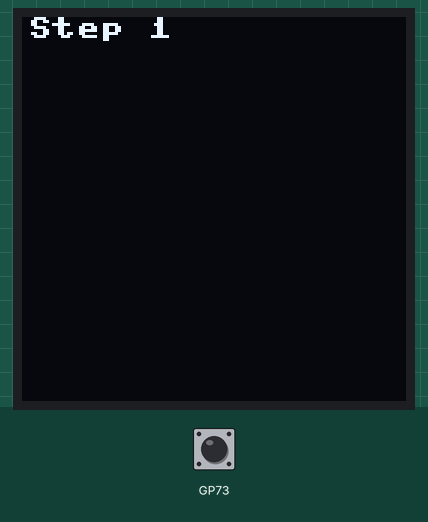
A program run on a simulated Raspberry Pi Pico running MicroPython. Shown: 128×128 one-colour display. Library files of the repository ran but are not shown: sh1107.py; what the program prints to the serial console is not drawn. At 3.9 s the program stops and its outputs stay as they are.

Above: at 0.2 s.
At 1.8 s:
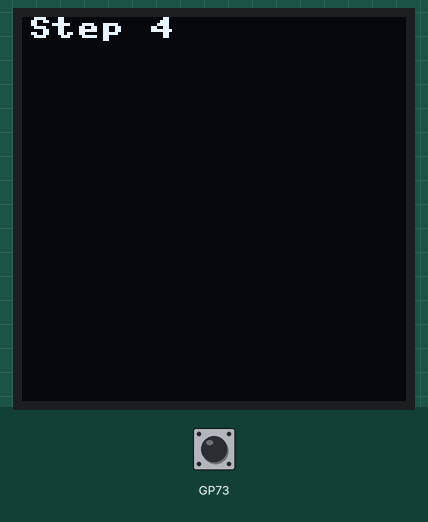
At 2.9 s:
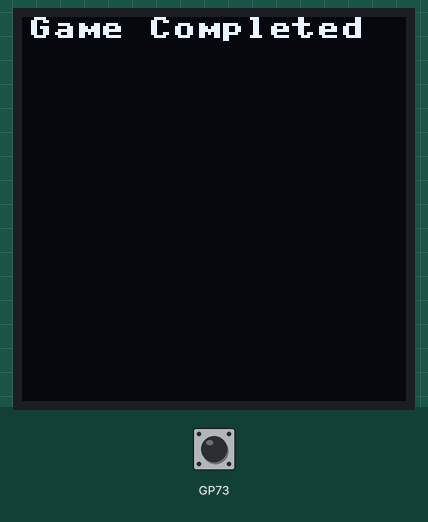

The program:

game_framework_example.py
```python
import time
import rp2

class Game:
    def __init__(self, oled):
        """
        Initialize the game with the OLED display.
        """
        self.oled = oled
        self.is_running = False

    def init(self):
        """
        Initialize game settings.
        """
        print("Game initialized.")
        self.oled.display_text("Game Start")

    def run(self):
        """
        Main game loop.
        """
        print("Game is running...")
        self.is_running = True
        try:
            for step in range(1, 6):
                if not self.is_running:
                    break
                print(f"Game Step {step}")
                self.oled.display_text(f"Step {step}")
                # Simulate game step duration
                time.sleep(0.5)
                # Check for button press after each step
                if self.check_button():
                    print("Game detected a long press, preparing to return to main menu.")
                    self.is_running = False
                    break
            if self.is_running:
                print("Game completed all steps, returning to main menu.")
                self.oled.display_text("Game Completed")
                time.sleep(1)
        except Exception as e:
            print(f"An error occurred: {e}")

    def check_button(self):
        """
        Check if a long button press has occurred to exit the game.
        """
        if rp2.bootsel_button():  # Check if the BOOTSEL button is pressed
            press_start = time.time()
            while rp2.bootsel_button():  # Wait for the button to be released
                time.sleep(0.01)
            press_duration = time.time() - press_start
            if press_duration > 1.0:  # Long press threshold
                self.oled.display_text("Exiting Game...")
                return True
        return False

# ==================== 顯示器控制類 ====================

class OLED:
    def __init__(self, display):
        self.display = display

    def display_text(self, text):
        self.display.fill(0)  # 清空顯示內容
        self.display.text(text[:16], 0, 0)  # 顯示一行最多16個字符
        self.display.show()  # 更新顯示內容

def main():
    from machine import I2C, Pin
    import libraries.sh1107 as sh1107

    # Initialize I2C and OLED display
    i2c1 = I2C(1, scl=Pin(7), sda=Pin(6), freq=400000)
    display = sh1107.SH1107_I2C(128, 128, i2c1, None, 0x3c)
    oled = OLED(display)

    # Create a Game instance
    game = Game(oled)
    game.init()
    game.run()

# Example usage
if __name__ == "__main__":
    main()
```
